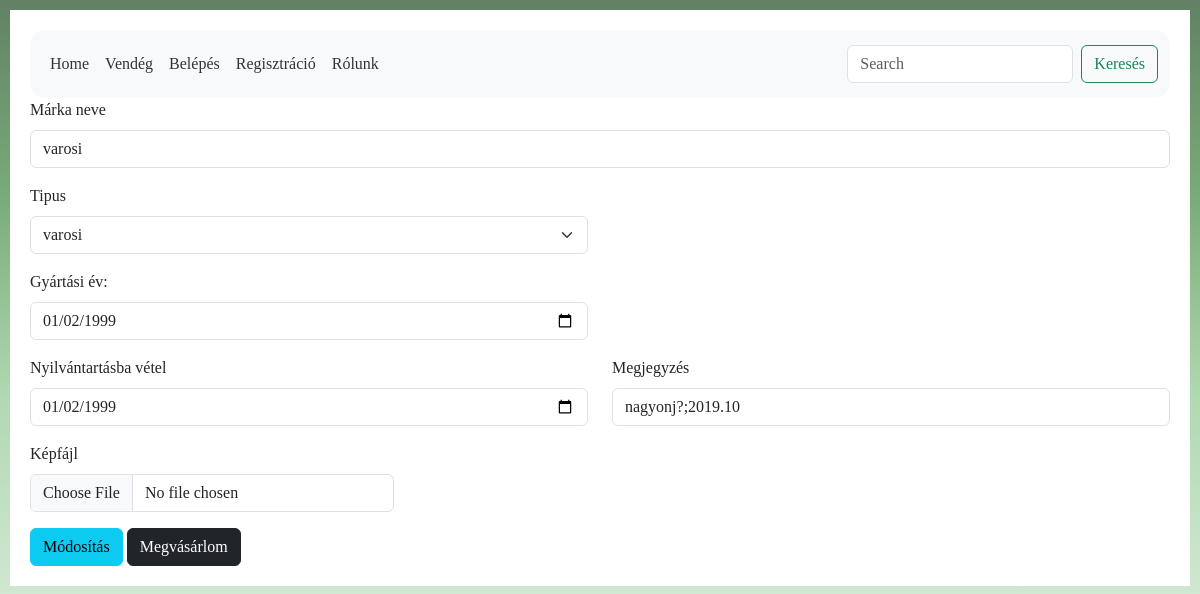
The app's page /index.php?menu=home&id=7, older data.
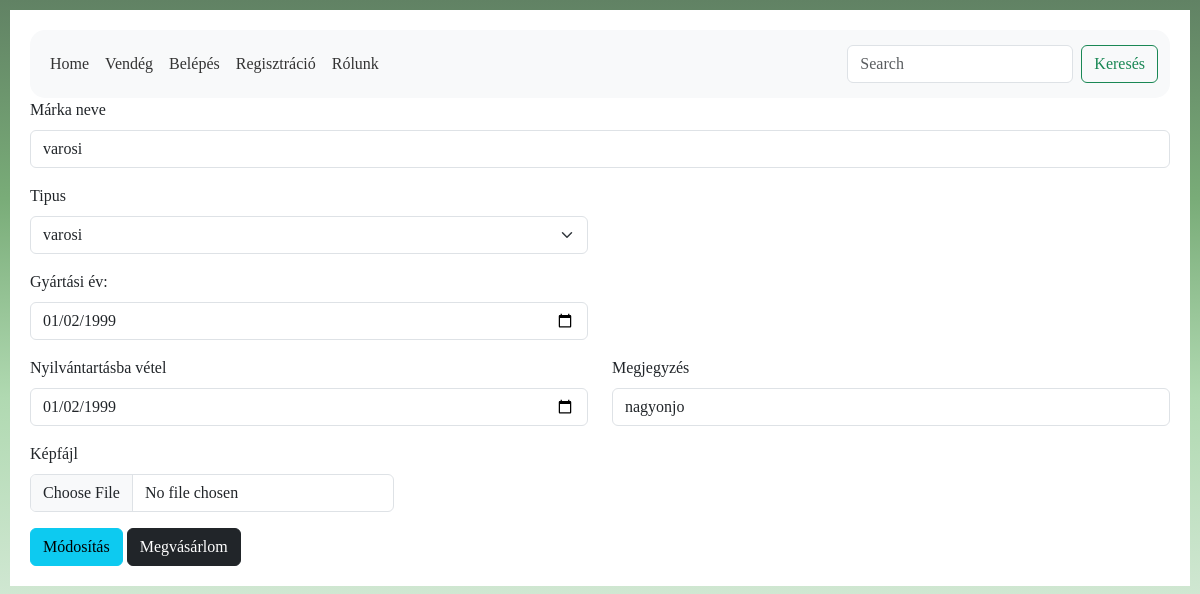
The same page, newer data.
### tables this page shows
CREATE TABLE `bicikli_1` (
  `bicikli_id` int(10) UNSIGNED NOT NULL,
  `markaneve` varchar(255) NOT NULL,
  `tipus` varchar(255) NOT NULL,
  `gyartasiev` date NOT NULL,
  `megjegyzes` varchar(255) NOT NULL,
  `nyilvantartasban` date NOT NULL,
  `ar` varchar(100) NOT NULL
);

### class/Database.php (called while the page is built, shortened)
<?php
class Database {
    private $db = null;
    public function __construct($host, $username, $pass, $db) {
        try {
            $this->db = new mysqli($host, $username, $pass, $db);
            $this->db->set_charset("utf8");
        } catch (Exception $exc) {
            $this->error = true;
            echo '<p>Az adatbázis nem elérhető!</p>';
            exit();
        }
    }
    public function getKivalasztottkerekpar($id) {
        $result = $this->db->query("SELECT * FROM `bicikli_1` WHERE bicikli_id=" . $id);
        return $result->fetch_assoc();
    }
    public function getTipus() {
        $result = $this->db->query("SELECT DISTINCT `tipus` FROM `bicikli_1`;");
        return $result->fetch_all();
    }
}

### login/kivalasztottkerekpar.php (the view, shortened to what this page needs)
<?php
if (filter_input(INPUT_POST, "Adatmodositas", FILTER_VALIDATE_BOOL, FILTER_NULL_ON_FAILURE)) {
    $adatok = $_POST;
    var_dump($adatok);
    $bicikli_id = filter_input(INPUT_POST, "bicikli_id", FILTER_SANITIZE_NUMBER_INT);
    $markaneve = htmlspecialchars(filter_input(INPUT_POST, "markaneve"));
    $tipus = filter_input(INPUT_POST, "tipusSelect");
    $gyartasiev = filter_input(INPUT_POST, "gyartasiev");
    $megjegyzes = filter_input(INPUT_POST, "megjegyzes");
    $nyilvantartasban = filter_input(INPUT_POST, "nyilvantartasban");
    $ar = filter_input(INPUT_POST, "ar");
    $from = null;
    $to = null;
    if ($_FILES['kepfajl']['error'] == 0) {
        $kiterjesztes = null;
        switch ($_FILES['kepfajl']['type']) {
            case 'image/png':
                $kiterjesztes = ".png";
                break;
            case 'image/jpeg':
                $kiterjesztes = ".jpg";
                break;
            default:
                break;
        }
        $from = $_FILES['kepfajl']['tmp_name'];
        $to = dir(getcwd());
        $to = $to->path . DIRECTORY_SEPARATOR . "kepek" . DIRECTORY_SEPARATOR . $markaneve . $kiterjesztes;
        if (copy($from, $to)) {
            echo '<p>A kép feltöltés sikeres</p>';
        } else {
            echo '<p>A kép feltöltés sikertelen!</p>';
        }
    }
    if ($db->setKivalasztottkerekpar($bicikli_id, $markaneve, $tipus, $gyartasiev, $megjegyzes, $nyilvantartasban)) {
        echo '<p>Az adatok módosítása sikeres</p>';
        header("Location: index.php?menu=home");
    } else {
        echo '<p>Az adatok módosítása sikertelen!</p>';
    }
} else {
    $adatok = $db->getKivalasztottkerekpar($id);
}
?>
<form method="post" action="index.php?menu=home&id=<?php echo $adatok['bicikli_id']; ?>" enctype="multipart/form-data">
    <div class="mb-3">
        <label for="markaneve" class="form-label">Márka neve</label>
        <input type="text" class="form-control" name="markaneve" id="markaneve" value="<?php echo $adatok['markaneve']; ?>">
    </div>
    <div class="row">
        <div class="mb-3 col-6">
            <label for="tipusSelect" class="form-label">Tipus</label>
            <select id="tipusSelect" name="fajtaSelect" class="form-select">
                <?php
                foreach ($db->getTipus() as $value) {
                    if ($adatok['tipus'] == $value[0]) {
                        echo '<option selected value="' . $value[0] . '">' . $value[0] . '</option>';
                    } else {
                        echo '<option value="' . $value[0] . '">' . $value[0] . '</option>';
                    }
                }
                ?>
            </select>
        </div>
    </div>
    <div class="row">
        <div class="mb-3 col-6">
            <label for="gyartasiev" class="form-label">Gyártási év:</label>
            <input type="date" class="form-control" name="gyartasiev" id="gyartasiev" max="<?php echo date("Y-m-d"); ?>" value="<?php echo $adatok['gyartasiev']; ?>">
        </div>
    </div>
    <div class="row">
        <div class="mb-3 col-6">
            <label for="nyilvantartasban" class="form-label">Nyilvántartásba vétel</label>
            <input type="date" class="form-control" name="nyilvantartasban" id="gyartasiev" max="<?php echo date("Y-m-d"); ?>"  value="<?php echo $adatok['gyartasiev']; ?>">
        </div>
        <div class="mb-3 col-6">
            <label for="megjegyzes" class="form-label">Megjegyzés</label>
            <input type="text" class="form-control" name="megjegyzes" id="megjegyzes" value="<?php echo $adatok['megjegyzes']; ?>">
        </div>
    </div>
    <div class="row">
        <div class="mb-3 col-4">
            <label for="kepfajl" class="form-label">Képfájl</label>
            <input type="file" class="form-control" name="kepfajl" id="kepfajl" value="">
        </div>
    </div>
    <button type="submit" class="btn btn-info" value="1" name="Adatmodositas">Módosítás</button>
    <a href="index.php?menu=felhasznalo&bicikli_id=<?php echo $adatok['bicikli_id'];?>" class="btn btn-dark">Megvásárlom</a>
</form>

Row changes from the older to the newer data that the page shows:
changed bicikli_1 "varosi": megjegyzes "nagyonj?;2019.10" → "nagyonjo"
